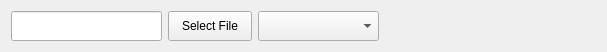
<?xml version="1.0" encoding="UTF-8"?>
<ui version="4.0">
 <class>Form</class>
 <widget class="QWidget" name="Form">
  <property name="geometry">
   <rect>
    <x>0</x>
    <y>0</y>
    <width>607</width>
    <height>42</height>
   </rect>
  </property>
  <property name="sizePolicy">
   <sizepolicy hsizetype="Preferred" vsizetype="Fixed">
    <horstretch>0</horstretch>
    <verstretch>0</verstretch>
   </sizepolicy>
  </property>
  <property name="windowTitle">
   <string>Form</string>
  </property>
  <layout class="QGridLayout" name="gridLayout">
   <item row="0" column="0">
    <widget class="QLineEdit" name="dsLineEdit">
     <property name="sizePolicy">
      <sizepolicy hsizetype="MinimumExpanding" vsizetype="Fixed">
       <horstretch>0</horstretch>
       <verstretch>0</verstretch>
      </sizepolicy>
     </property>
     <property name="minimumSize">
      <size>
       <width>0</width>
       <height>30</height>
      </size>
     </property>
     <property name="maximumSize">
      <size>
       <width>16777215</width>
       <height>30</height>
      </size>
     </property>
    </widget>
   </item>
   <item row="0" column="1">
    <widget class="QPushButton" name="selectFilePushButton">
     <property name="sizePolicy">
      <sizepolicy hsizetype="MinimumExpanding" vsizetype="Fixed">
       <horstretch>0</horstretch>
       <verstretch>0</verstretch>
      </sizepolicy>
     </property>
     <property name="minimumSize">
      <size>
       <width>84</width>
       <height>30</height>
      </size>
     </property>
     <property name="maximumSize">
      <size>
       <width>84</width>
       <height>30</height>
      </size>
     </property>
     <property name="text">
      <string>Select File</string>
     </property>
    </widget>
   </item>
   <item row="0" column="2">
    <widget class="QComboBox" name="edgvComboBox">
     <property name="sizePolicy">
      <sizepolicy hsizetype="MinimumExpanding" vsizetype="Fixed">
       <horstretch>0</horstretch>
       <verstretch>0</verstretch>
      </sizepolicy>
     </property>
     <property name="minimumSize">
      <size>
       <width>121</width>
       <height>30</height>
      </size>
     </property>
     <property name="maximumSize">
      <size>
       <width>121</width>
       <height>30</height>
      </size>
     </property>
    </widget>
   </item>
   <item row="0" column="3">
    <widget class="QgsProjectionSelectionWidget" name="mQgsProjectionSelectionWidget">
     <property name="sizePolicy">
      <sizepolicy hsizetype="MinimumExpanding" vsizetype="Fixed">
       <horstretch>30</horstretch>
       <verstretch>30</verstretch>
      </sizepolicy>
     </property>
     <property name="minimumSize">
      <size>
       <width>30</width>
       <height>30</height>
      </size>
     </property>
     <property name="maximumSize">
      <size>
       <width>211</width>
       <height>30</height>
      </size>
     </property>
    </widget>
   </item>
  </layout>
 </widget>
 <customwidgets>
  <customwidget>
   <class>QgsProjectionSelectionWidget</class>
   <extends>QWidget</extends>
   <header>qgsprojectionselectionwidget.h</header>
  </customwidget>
 </customwidgets>
 <resources>
  <include location="../../../../resources.qrc"/>
 </resources>
 <connections/>
</ui>
